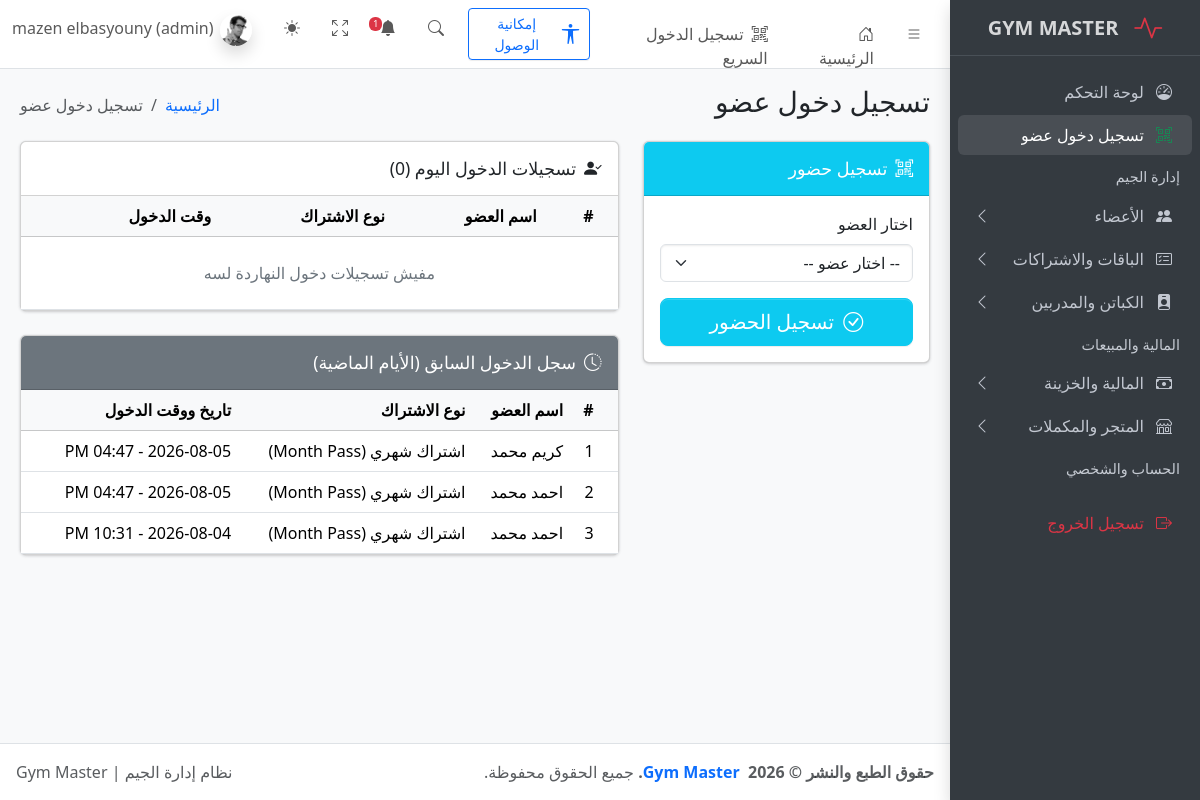
The page /check-in.php (signed in) on the database as committed earlier.
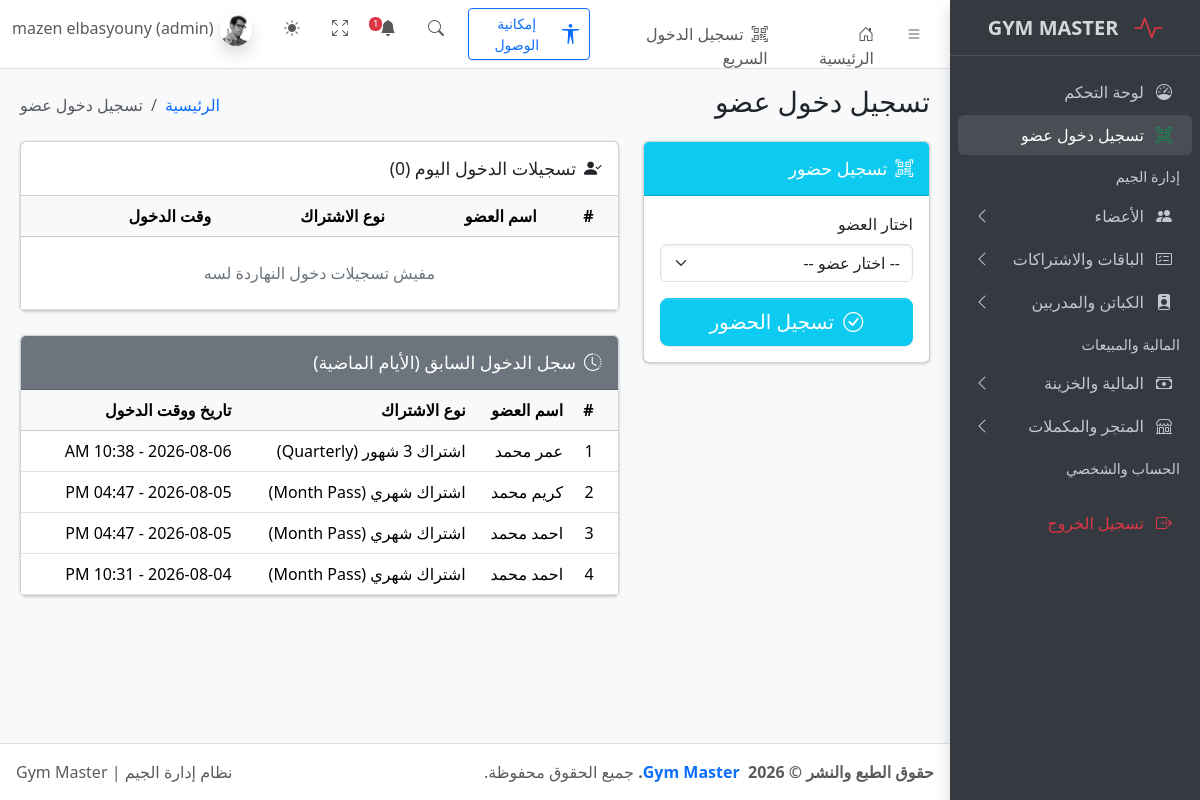
The same page on the database as committed later.
### tables this page shows
CREATE TABLE `check_ins` (
  `id` int(11) NOT NULL,
  `member_id` int(11) NOT NULL,
  `check_in_time` datetime DEFAULT current_timestamp()
);

CREATE TABLE `members` (
  `id` int(11) NOT NULL,
  `full_name` varchar(100) NOT NULL,
  `phone` varchar(20) NOT NULL,
  `email` varchar(150) DEFAULT NULL,
  `address` varchar(255) DEFAULT NULL,
  `gender` enum('male','female') NOT NULL DEFAULT 'male',
  `birth_date` date DEFAULT NULL,
  `join_date` date NOT NULL,
  `notes` text DEFAULT NULL,
  `created_at` timestamp NOT NULL DEFAULT current_timestamp(),
  `membership_type` varchar(50) DEFAULT NULL,
  `subscription_start` date DEFAULT NULL,
  `subscription_end` date DEFAULT NULL,
  `status` varchar(20) DEFAULT 'active'
);

### config/db.php (called while the page is built, shortened)
<?php
if (!function_exists('isLoggedIn')) {
    function isLoggedIn() {
        return isset($_SESSION['user_id']);
    }
}
if (!function_exists('hasRole')) {
    function hasRole($allowedRoles) {
        $userRole = $_SESSION['role'] ?? 'user';
        return in_array($userRole, $allowedRoles, true);
    }
}
?>

### check-in.php (the view, shortened to what the changed rows need)
<?php
require_once 'config/db.php';
$pastCheckins = $pdo->query(
    "SELECT c.id, c.check_in_time, m.full_name,
            (SELECT p.name FROM subscriptions s
             JOIN packages p ON p.id = s.package_id
             WHERE s.member_id = m.id
             ORDER BY s.end_date DESC LIMIT 1) AS package_name
     FROM check_ins c
     JOIN members m ON m.id = c.member_id
     WHERE DATE(c.check_in_time) < CURDATE()
     ORDER BY c.check_in_time DESC
     LIMIT 10"
)->fetchAll();
require_once 'includes/header.php';
?>
<main class="app-main">
  <div class="app-content">
    <div class="container-fluid">
      <div class="row">
        <div class="<?= hasRole(['admin', 'staff']) ? 'col-lg-8' : 'col-lg-12' ?>">
          <div class="card mb-4">
            <div class="card-body p-0">
              <div class="table-responsive">
                <table class="table table-hover mb-0 align-middle">
                  <thead class="table-light">
                    <tr>
                      <th>#</th>
                      <th>اسم العضو</th>
                      <th>نوع الاشتراك</th>
                      <th>وقت الدخول</th>
                    </tr>
                  </thead>
                </table>
              </div>
            </div>
          </div>
          <div class="card mb-4">
            <div class="card-body p-0">
              <div class="table-responsive">
                <table class="table table-hover mb-0 align-middle">
                  <thead class="table-light">
                    <tr>
                      <th>#</th>
                      <th>اسم العضو</th>
                      <th>نوع الاشتراك</th>
                      <th>تاريخ ووقت الدخول</th>
                    </tr>
                  </thead>
                  <tbody>
                    <?php if (empty($pastCheckins)): ?>
                      <tr><td colspan="4" class="text-center text-secondary py-4">لا توجد سجلات دخول سابقة</td></tr>
                    <?php else: ?>
                      <?php foreach ($pastCheckins as $i => $past): ?>
                        <tr>
                          <td><?= $i + 1 ?></td>
                          <td><?= htmlspecialchars($past['full_name']) ?></td>
                          <td><?= htmlspecialchars($past['package_name'] ?? 'بدون اشتراك') ?></td>
                          <td><?= date('Y-m-d - h:i A', strtotime($past['check_in_time'])) ?></td>
                        </tr>
                      <?php endforeach; ?>
                    <?php endif; ?>
                  </tbody>
                </table>
              </div>
            </div>
          </div>
        </div>
      </div>
    </div>
  </div>
</main>
<?php require_once 'includes/footer.php'; ?>

Rows that differ between the two databases and show on the page:
added check_ins: member.full_name "عمر محمد", package_name "اشتراك 3 شهور (Quarterly)", check_in_time "2026-08-06 - 10:38 AM"
